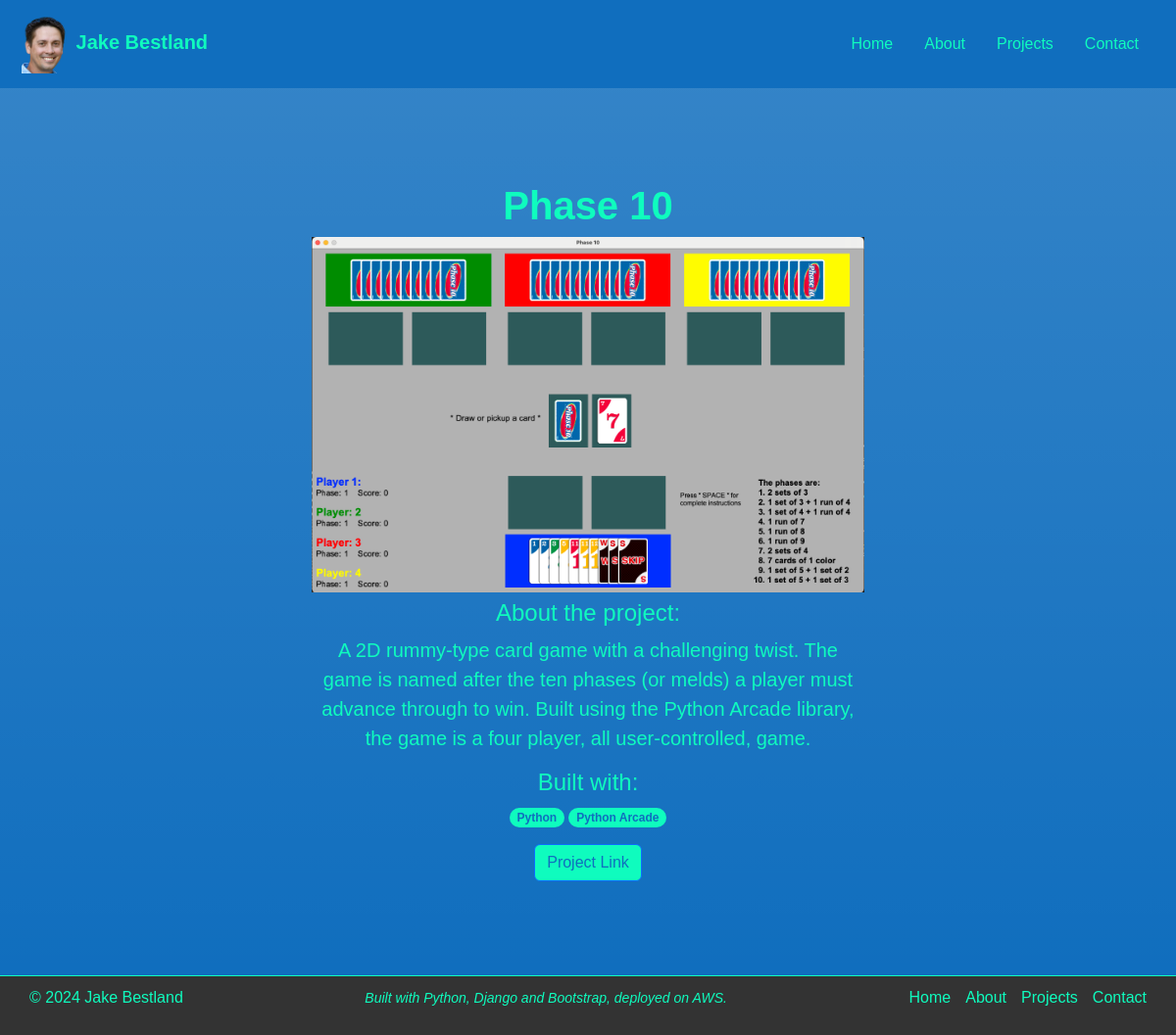
Before: /projects/phase-10 with the older database file.
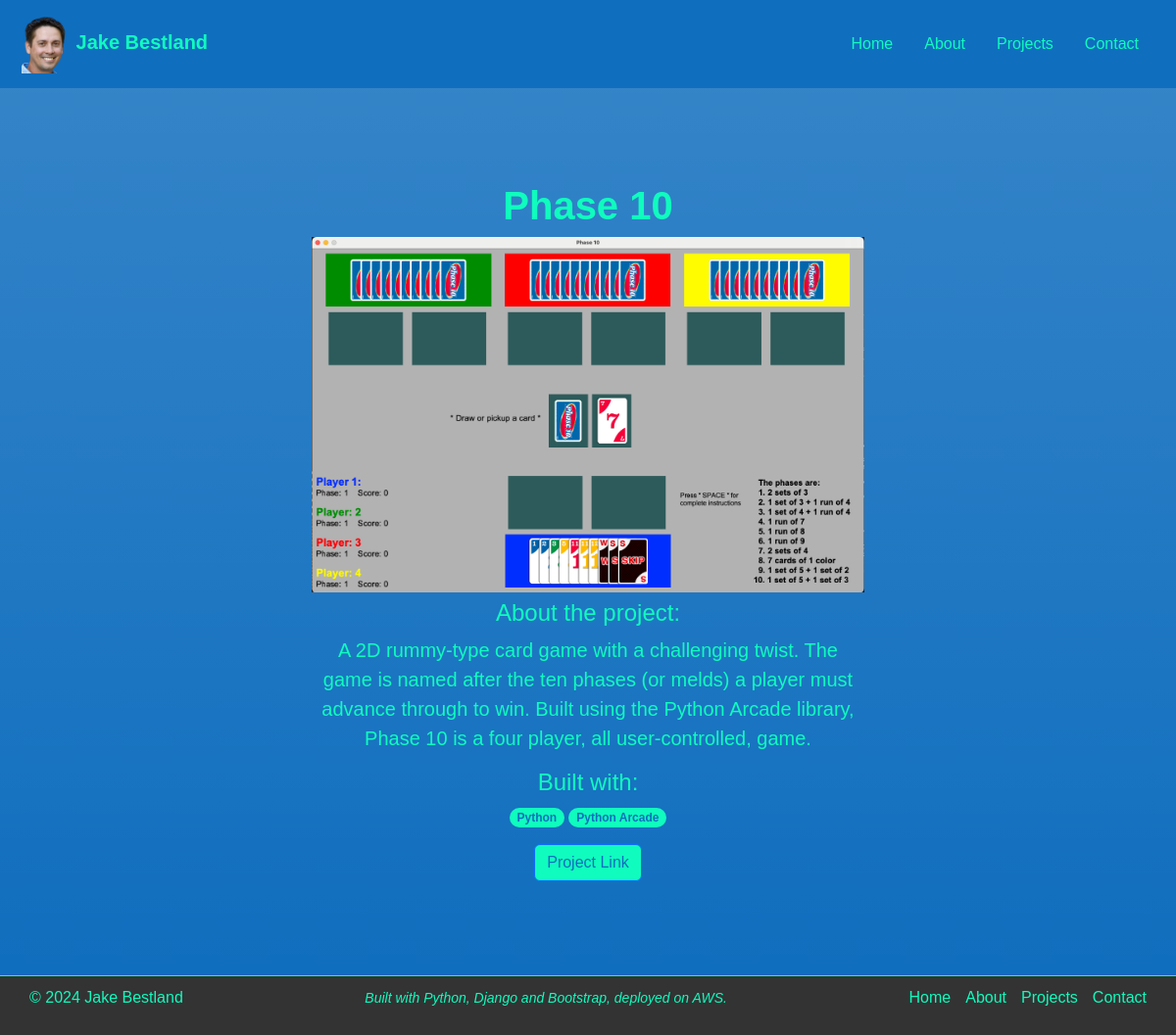
After: the same page with the newer database file.
### projects/models.py (models this page shows, shortened)
class Project(models.Model):
    title = models.CharField(max_length=100)
    description = models.TextField()
    skill = models.ManyToManyField(Skill, help_text="Select a skill used for this project.")
    slug = models.SlugField(unique=True, null=True, blank=True)
    preview_image = models.ImageField(upload_to='images/previews/', null=True, blank=True)
    animated_gif = models.ImageField(upload_to='images/gifs/', null=True, blank=True)
    link = models.URLField(null=True, blank=True)
    highlight = models.BooleanField(default=False)
    def display_skill(self):
        """Create a string for the Skill.  This is required to display the skill in Admin."""
        return ', '.join(skill.name for skill in self.skill.all())
    def skills_as_list(self):
        return (skill.name for skill in self.skill.all())
    display_skill.short_description = 'Skill'

### projects/views.py (the view)
# urls.py: path('projects/<slug:slug>', views.ProjectDetailView.as_view(), name='project_detail'),
class ProjectDetailView(generic.DetailView):
    model = Project
    template_name = 'projects/detail.html'

### projects/templates/projects/detail.html (shortened to what this page needs)
{% extends "base.html" %}
{% load static %}
{% block content %}
    <div class="px-4 py-5 text-center bg-gradient">
        <div class="row py-lg-5">
          <div class="col-lg-6 col-md-8 mx-auto">
            <h1 class="fw-normal"><strong>{{ project.title }}</strong></h1>
            <div class="gif-container d-inline-block">
              {% if project.preview_image %}
              <img src="{{ project.preview_image.url }}" class="img-fluid preview" alt="Static Preview" width="100%" height="75%">
              {% endif %}
            </div>
            <h4>About the project:</h4>
            <p class="lead">{{ project.description }}</p>
            <h4>Built with:</h4>
            <p>
                {% for skill in project.skills_as_list %}
                <span class="badge rounded-pill" style="background-color: #0FFCBE; color: #106EBE;">{{ skill }}</span>
                {% endfor %}
            </p>
            {% if project.link %}
            <a href="{{ project.link }}" class="btn btn-primary" style="background-color: #0FFCBE; color: #106EBE;" target="_blank">Project Link</a>
            {% endif %}
          </div>
        </div>
      </div>
{% endblock %}

Changed rows visible on the page:
changed Project "Phase 10": description "…the Python Arcade library, the game is a four player,…" → "…the Python Arcade library, Phase 10 is a four player,…"
